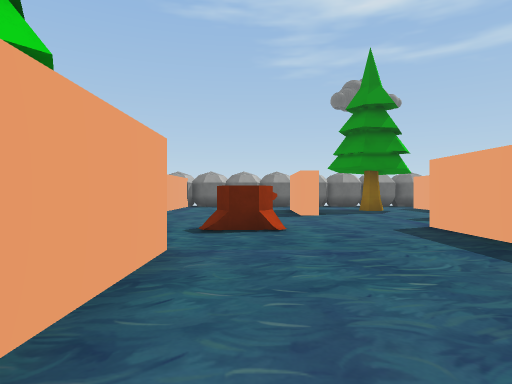
view 1 (above)

24 first-person views from a walk through a scene from a Unity 3-D project. The camera is 1.3 m above the floor, looks level and sees 75° across. The floor is counted in squares, 2 m on a side. Each view is taken from the middle of a square. On the plan, view 1 faces up. The plan holds only what a view shows up to about 10 squares ahead; the rest is blank. The place goes on beyond the plan. Some surface patterns are stand-ins.

view 2
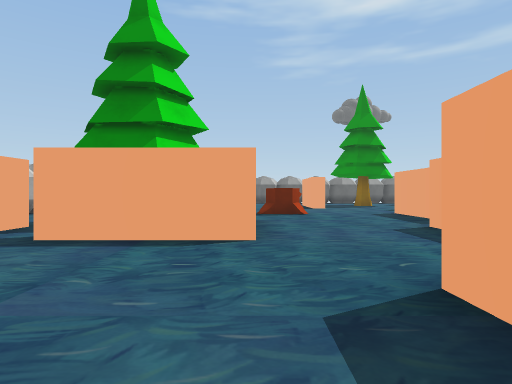

view 3
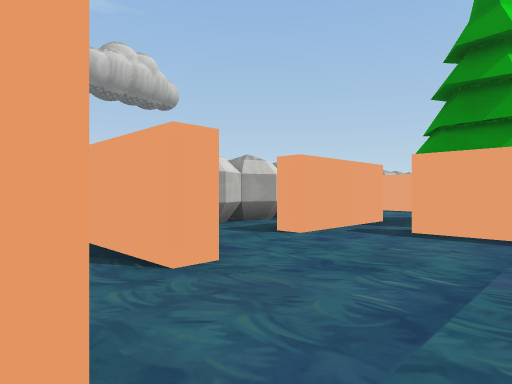

view 4
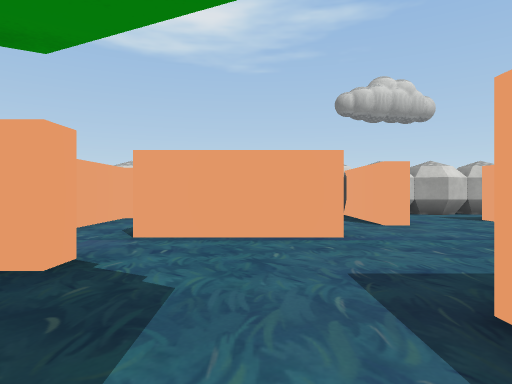

view 5
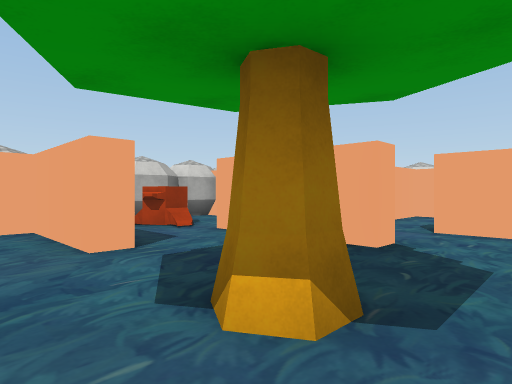

view 6
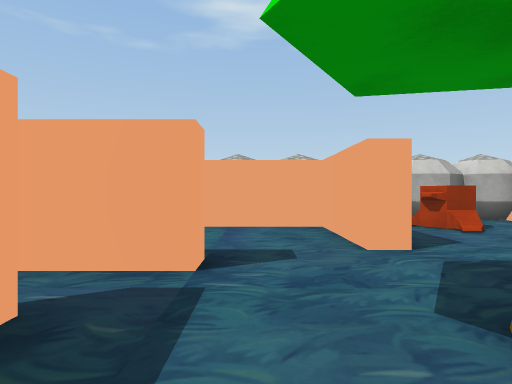

view 7
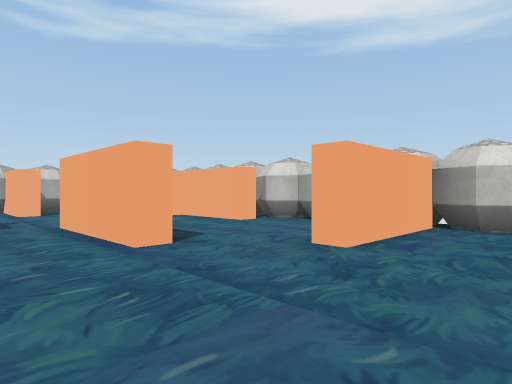

view 8
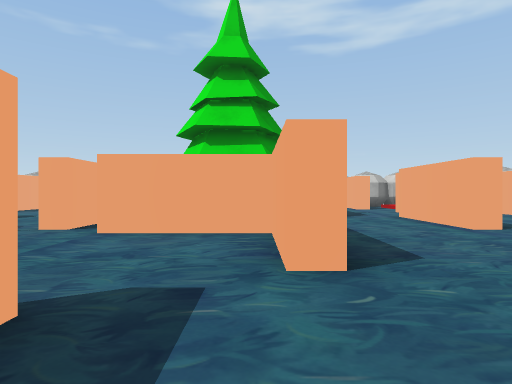

view 9
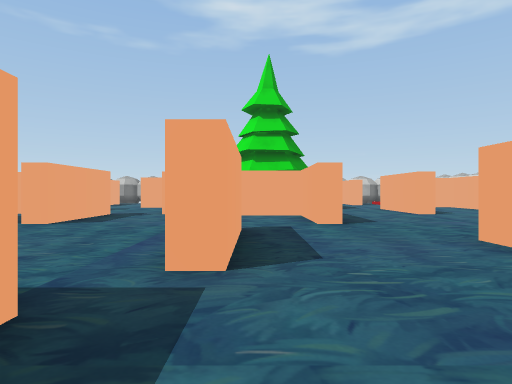

view 10
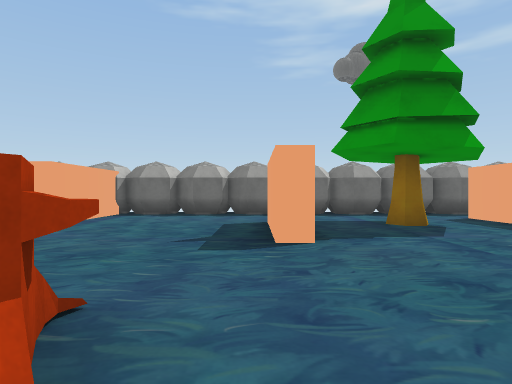

view 11
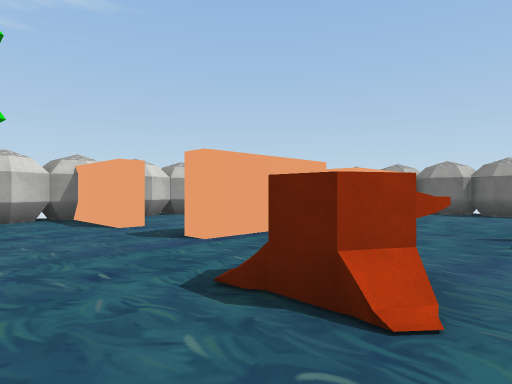

view 12
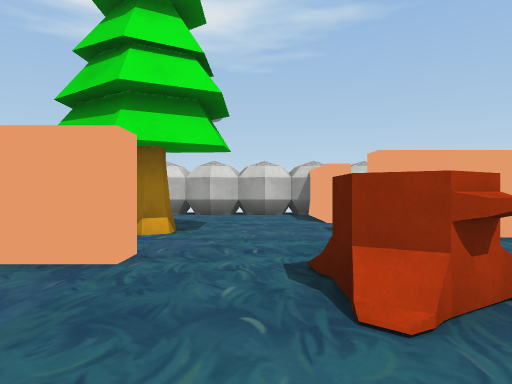

view 13
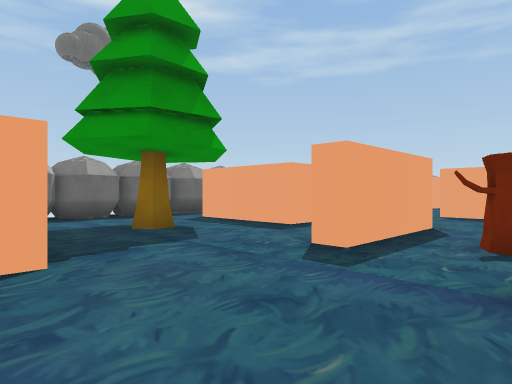

view 14
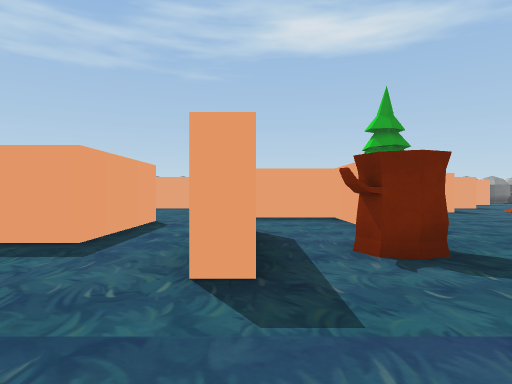

view 15
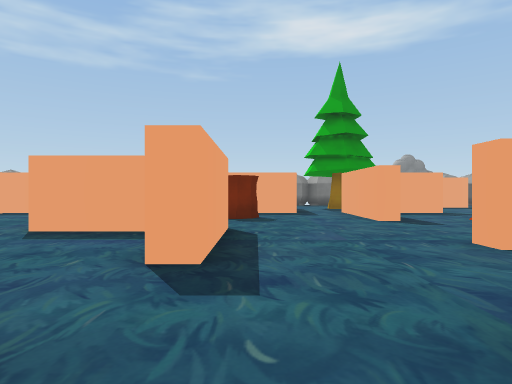

view 16
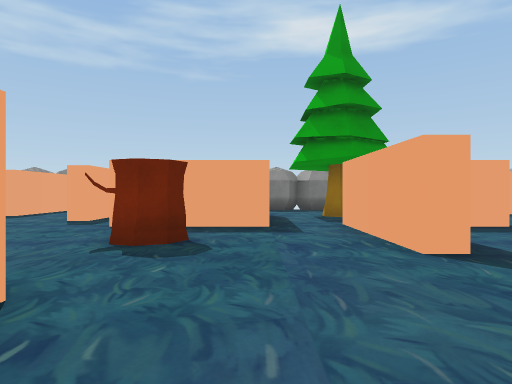

view 17
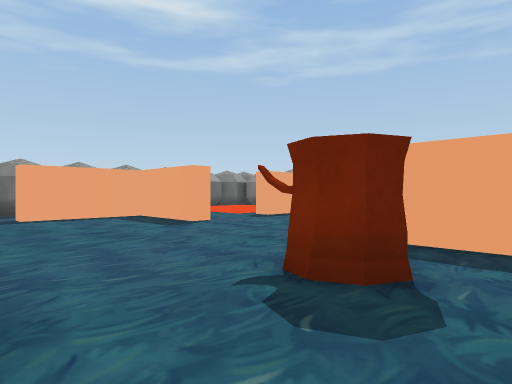

view 18
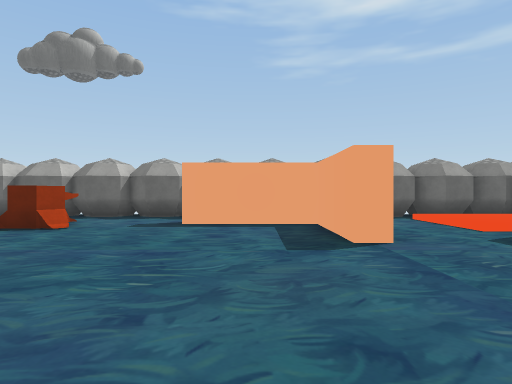

view 19
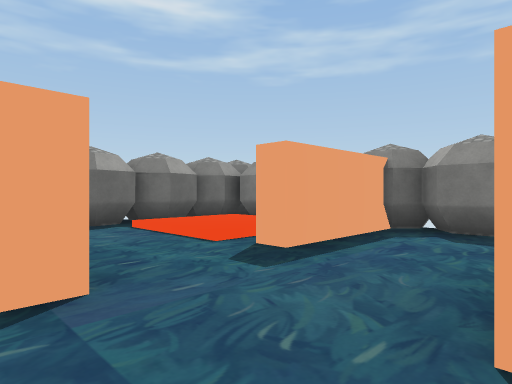

view 20
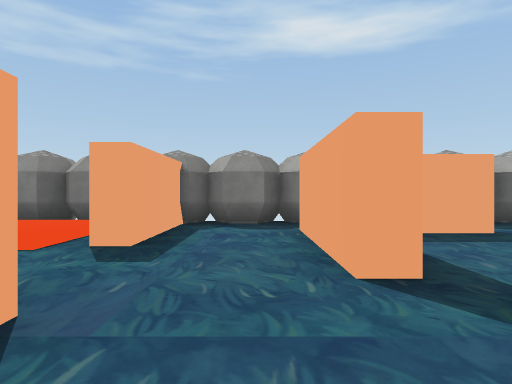

view 21
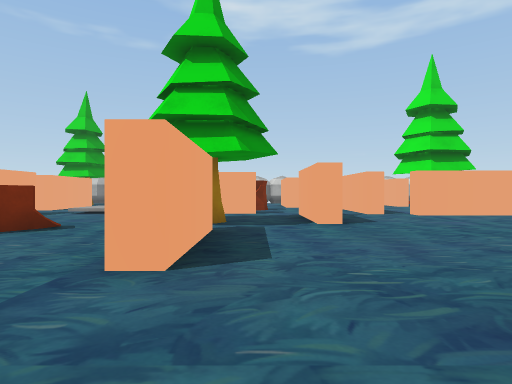

view 22
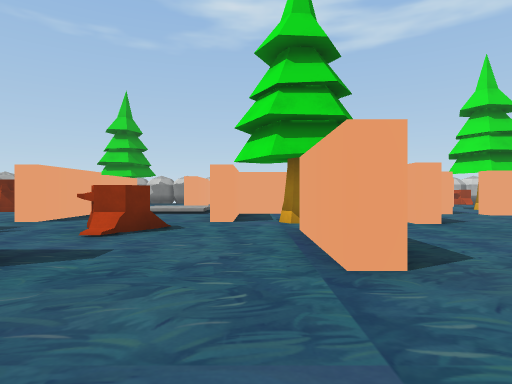

view 23
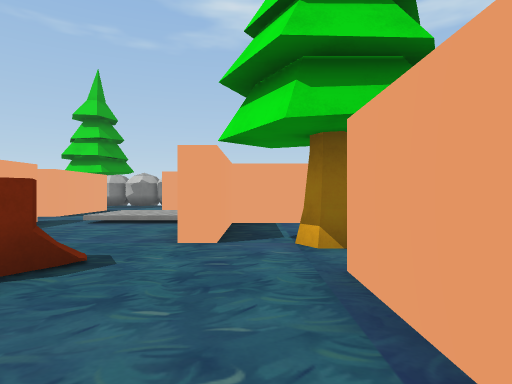

view 24
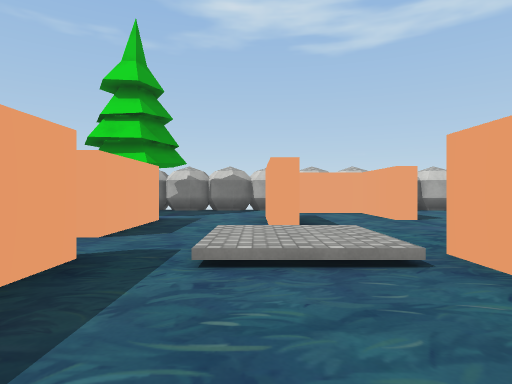

### Floor plan
Key: @ floor where view 1 was taken; # wall or solid block; . main floor; : floor 0.25 m higher than the main floor; / step, stairs or slope; S stump; T tree; O other object.
Columns run from 9 left of view 1 to 22 right of it. Each row starts with its distance up from view 1.
 16        OOOOOOOOOOOOOOOOOO OOO  O
 15      OOOOOOOOOOOOOOOOOOOO OOOOOO
 14       #.... .....  ...    .///OO
 13       #.... ...#   S..### .:::O
 12       #...#..T.#   S....#..:::O
 11  O     ...#....#   .....#...##O
 10 OOO    ...#....####...........OO
  9  O..  #.......................OO
  8  OO.. #.......###...#.....###.OO
  7 OO###.#........O....#.......# OO
  6 OO......SS..#..O..###.O.# ..#
  5 OOO.........# ........OO#   ..
  4 OOO.........#  .........#    .OO
  3 OO...TT.#...#   ............. OO
  2 OOO#.   #..#......#...###..T. OO
  1  OO#..###..#......#.....#
  0  OO#.....@.#......#.....#
 -1 OOO..................SS..
 -2  O.......#.....#..T......
 -3  O###....#.....#....#...#.
 -4 OO.......#.....#....#...#.
 -5 OOO...#..#####....###//.#
 -6  O....#......#..    .::..
 -7  O#...#...TT.#..   ..//.#
 -8 O #.....#......    ..#..#
 -9 OO#.....#....##   ...#..#
-10 OOO###..#.#../    #..#..#
-11  O    ....#../   .#......
-12       #.SS#...   .#.. ...TT
-13       #.  ####
-14       OOO  OOO
-15       OOO  OOO

Positions as (right, up) in squares from view 1, and headings:
1: (0, 0), facing up
2: (-1, -4), facing up
3: (-2, -5), facing up-left
4: (2, -6), facing left
5: (3, -6), facing down-left
6: (3, -6), facing down
7: (-1, -1), facing down-left
8: (1, 1), facing down
9: (2, 5), facing down
10: (1, 5), facing up
11: (1, 4), facing up-left
12: (2, 5), facing left
13: (1, 6), facing up-right
14: (2, 8), facing right
15: (5, 5), facing right
16: (9, 4), facing right
17: (11, 4), facing up-right
18: (14, 6), facing up
19: (15, 8), facing up-right
20: (14, 9), facing right
21: (8, 5), facing down
22: (10, 5), facing down
23: (10, 2), facing down
24: (13, -2), facing down
